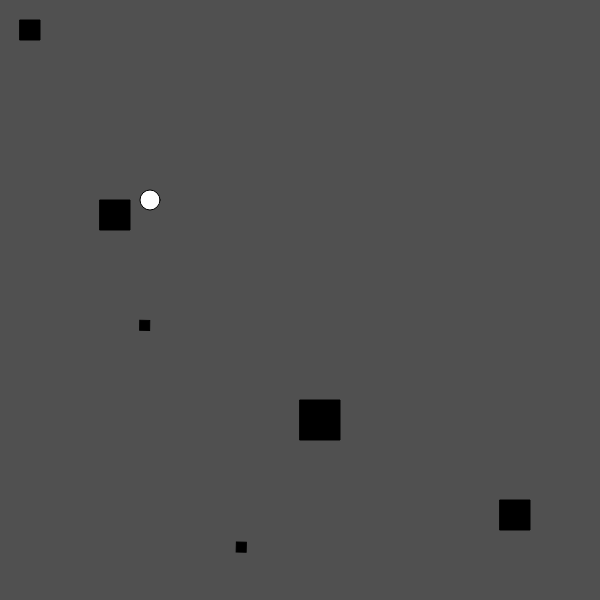
Frame 1 (no input)
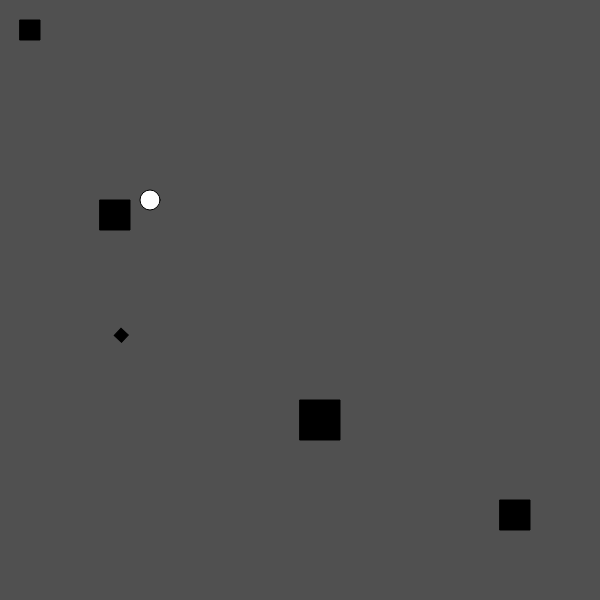
Frame 60 (no input)
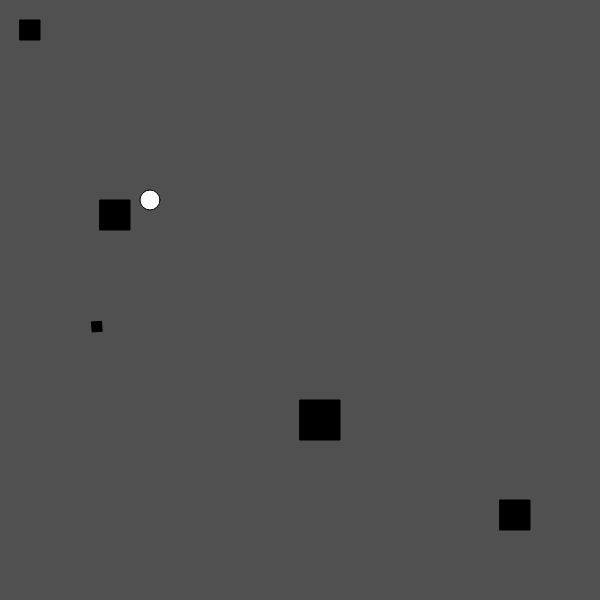
Frame 120 (the mouse pressed at the canvas centre since frame 60)

The p5.js sketch that drew these frames (run headless with seeded random() and noise() and a simulated clock; from frame 60 on, the mouse is pressed at the canvas centre):

// p5.js sketch
// ── sketch.js
// Melinda Buckner ©2016 HomeWork4
var ed = 20;
var ex = 150;
var ey = 200;
var speed =2;

function setup(){
  createCanvas(600,600)
}
function draw(){
  background(80,80,80);

  fill(255)
  ellipse(ex,ey,ed);

  fill(0)
  rect(20,20,20,20);

  fill(0)
  rect(500,500,30,30);

  fill(0)
  rect(300,400,40,40);

  fill(0)
  rect(100,200,30,30);

  push();
  fill(0);
  translate(width*0.2, height*0.5);
  rotate(frameCount/80.0);
  rect(20,20,10,10);

  push();
  fill(0);
  translate(width*0.1, height*0.3);
  rotate(frameCount/100.0);
  rect(60,60,10,10);

  push();
  fill(0);
  translate(width/2, height/5);
  rotate(frameCount/100.0);
  rect(10,10,10,10);

  push();
  fill(0);
  translate(width*0.2, height*0.5);
  rotate(frameCount/100.0);
  rect(30,30,10,10);

  push();
  fill(0);
  translate(width/2, height/5);
  rotate(frameCount/100.0);
  rect(50,50,20,20);

  if(keyIsPressed) {
    if(key == "w"){
      println("forward");
      ey-=speed;
    }
    if(key == "a"){
      println("left");
      ex-=speed;
    }
    if(key == "s"){
      println("back");
      ey+=speed;
    }
    if(key == "d"){
      println("right");
      ex+=speed;
    }
  }
}
